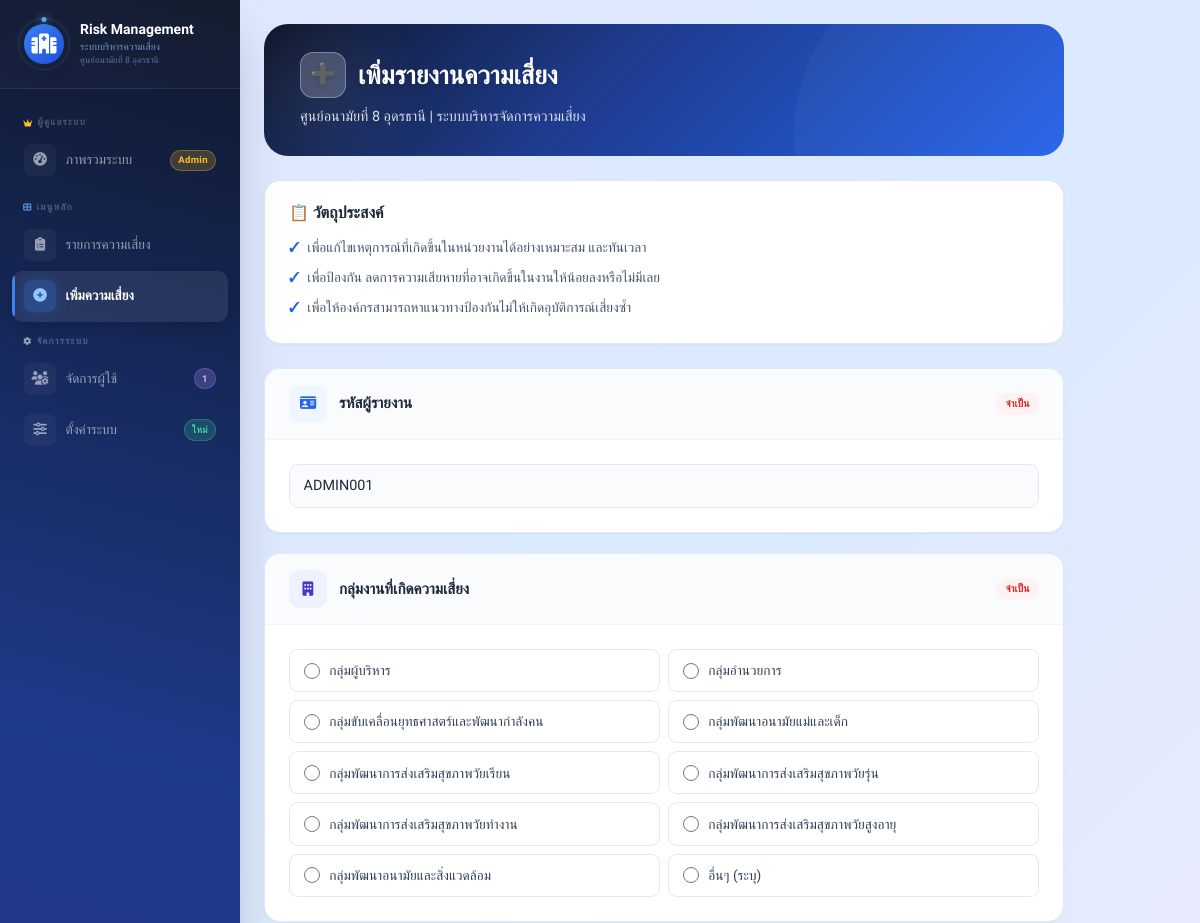
The page /risk_form.php (signed in, upper part) on the database as committed earlier.
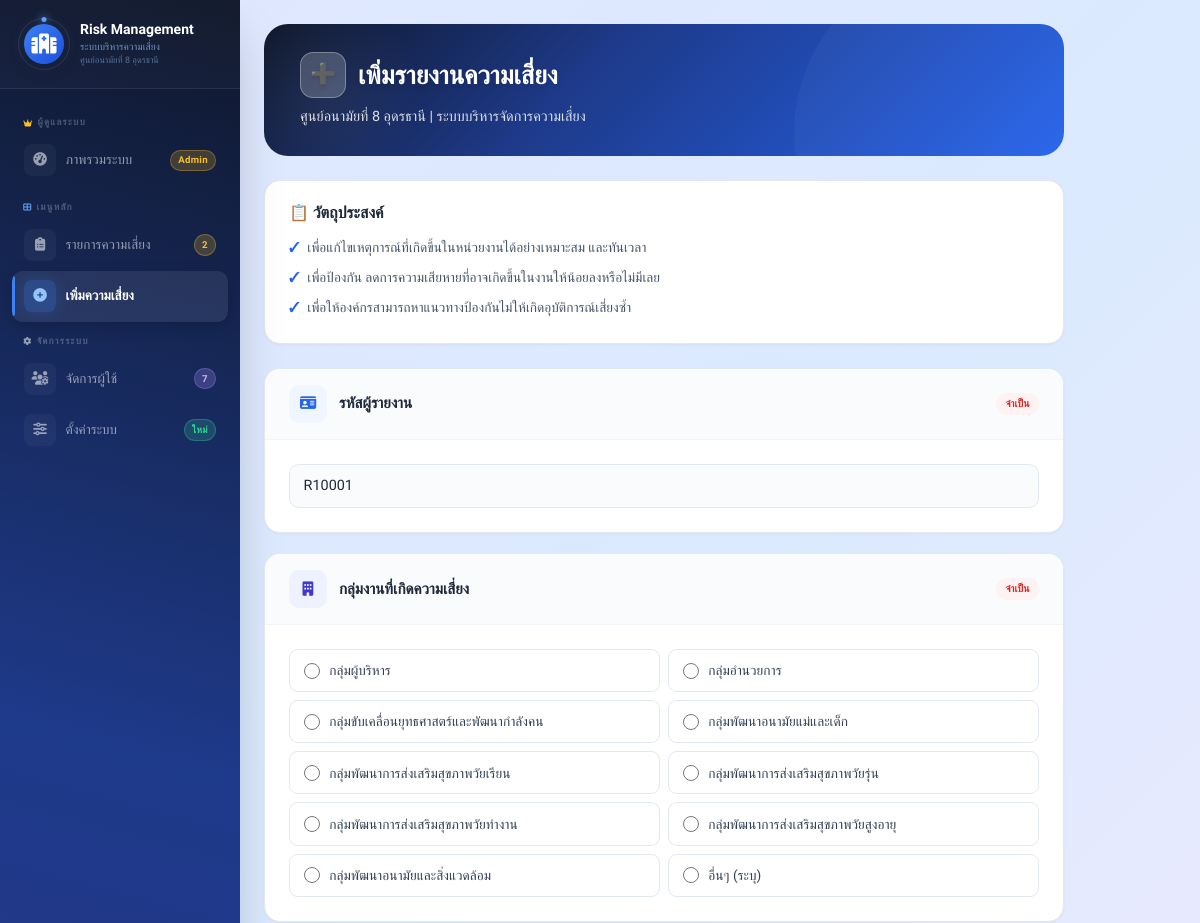
The same page on the database as committed later.
### tables this page shows
CREATE TABLE users (
    id INT AUTO_INCREMENT PRIMARY KEY,
    reporter_code VARCHAR(255) NOT NULL COMMENT 'รหัสผู้รายงาน เช่น R10001',
    username VARCHAR(50) NOT NULL,
    fullname VARCHAR(255) DEFAULT NULL,
    email VARCHAR(100) DEFAULT NULL,
    phone VARCHAR(20) DEFAULT NULL,
    department VARCHAR(255) DEFAULT NULL,
    password VARCHAR(255) NOT NULL,
    role ENUM('admin','user') DEFAULT 'user',
    enabled TINYINT(1) NOT NULL DEFAULT 1 COMMENT '0=ถูกระงับ, 1=ใช้งานได้',
    avatar VARCHAR(255) DEFAULT 'default.png',
    created_at TIMESTAMP DEFAULT CURRENT_TIMESTAMP,
    updated_at TIMESTAMP DEFAULT CURRENT_TIMESTAMP ON UPDATE CURRENT_TIMESTAMP,
    UNIQUE KEY username (username),
    UNIQUE KEY email (email),
    UNIQUE KEY reporter_code (reporter_code)
);

### includes/functions.php (called while the page is built, shortened)
<?php
function isAdmin()
{
    return isset($_SESSION['role']) && $_SESSION['role'] === 'admin';
}

### risk_form.php (the view, shortened to what the changed rows need)
<?php
require_once 'config/db.php';
require_once 'includes/functions.php';
$id = $_GET['id'] ?? null;
$risk = null;
$is_editable = true;
if ($id) {
    $reporter_code = $risk['reporter_code'] ?? '';
} else {
    $stmt = $pdo->prepare("SELECT reporter_code FROM users WHERE id = ?");
    $stmt->execute([$_SESSION['user_id']]);
    $user = $stmt->fetch();
    $reporter_code = $user['reporter_code'] ?? '';
}
?>
<?php include 'includes/header.php'; ?>
<div class="flex h-screen">
    <?php include 'includes/sidebar.php'; ?>
    <div class="flex-1 p-4 md:p-6 overflow-y-auto">
        <div class="form-container">
            <div class="form-header">
                <h2>
                    <span class="icon-circle"><?= $id ? '✏️' : '➕' ?></span>
                    <?= $id ? 'แก้ไขรายงานความเสี่ยง' : 'เพิ่มรายงานความเสี่ยง' ?>
                </h2>
            </div>
            <form id="riskForm" method="POST" action="action.php?action=save_risk">
                <div class="form-card animate-in">
                    <div class="card-body">
                        <input type="text" name="reporter_code" id="reporter_code" value="<?= htmlspecialchars($reporter_code) ?>"
                            class="form-input" placeholder="เช่น R10001 (รหัสผู้รายงาน)" required <?= !$is_editable ? 'disabled' : '' ?>>
                    </div>
                </div>
            </form>
        </div>
    </div>
</div>
<?php include 'includes/footer.php'; ?>

### includes/sidebar.php (shortened to what the changed rows need)
<?php
$current_page = basename($_SERVER['PHP_SELF']);
$is_admin = isAdmin();
function getSystemSettings($pdo) {
    $defaults = [
        'site_name' => 'Risk Management',
        'site_description' => 'ระบบบริหารความเสี่ยง',
        'site_organization' => 'ศูนย์อนามัยที่ 8 อุดรธานี',
        'site_logo' => 'https://upload.wikimedia.org/wikipedia/commons/thumb/a/a4/%E0%B9%82%E0%B8%A5%E0%B9%82%E0%B8%81%E0%B9%89%E0%B8%A8%E0%B8%B9%E0%B8%99%E0%B8%A2%E0%B9%8C%E0%B8%AD%E0%B8%99%E0%B8%B2%E0%B8%A1%E0%B8%B1%E0%B8%A2%E0%B8%97%E0%B8%B5%E0%B9%88_8.png/1920px-%E0%B9%82%E0%B8%A5%E0%B9%82%E0%B8%81%E0%B9%89%E0%B8%A8%E0%B8%B9%E0%B8%99%E0%B8%A2%E0%B9%8C%E0%B8%AD%E0%B8%99%E0%B8%B2%E0%B8%A1%E0%B8%B1%E0%B8%A2%E0%B8%97%E0%B8%B5%E0%B9%88_8.png',
        'sidebar_show_dashboard' => '1',
        'sidebar_show_reports' => '1'
    ];
    try {
        $stmt = $pdo->query("SHOW TABLES LIKE 'system_settings'");
    } catch (Exception $e) {
    }
    return $defaults;
}
$settings = isset($pdo) ? getSystemSettings($pdo) : [
    'site_name' => 'Risk Management',
    'site_description' => 'ระบบบริหารความเสี่ยง',
    'site_organization' => 'ศูนย์อนามัยที่ 8 อุดรธานี',
    'site_logo' => 'https://upload.wikimedia.org/wikipedia/commons/thumb/a/a4/%E0%B9%82%E0%B8%A5%E0%B9%82%E0%B8%81%E0%B9%89%E0%B8%A8%E0%B8%B9%E0%B8%99%E0%B8%A2%E0%B9%8C%E0%B8%AD%E0%B8%99%E0%B8%B2%E0%B8%A1%E0%B8%B1%E0%B8%A2%E0%B8%97%E0%B8%B5%E0%B9%88_8.png/1920px-%E0%B9%82%E0%B8%A5%E0%B9%82%E0%B8%81%E0%B9%89%E0%B8%A8%E0%B8%B9%E0%B8%99%E0%B8%A2%E0%B9%8C%E0%B8%AD%E0%B8%99%E0%B8%B2%E0%B8%A1%E0%B8%B1%E0%B8%A2%E0%B8%97%E0%B8%B5%E0%B9%88_8.png',
    'sidebar_show_dashboard' => '1',
    'sidebar_show_reports' => '1'
];
$site_name = $settings['site_name'];
$pending_risk_count = 0;
if (isset($pdo)) {
    try {
        if ($is_admin) {
            $stmt = $pdo->query("SELECT COUNT(*) FROM risks WHERE status IS NULL OR status = '' OR status = 'ยังไม่ดำเนินการ'");
        } else {
            $stmt = $pdo->prepare("SELECT COUNT(*) FROM risks WHERE user_id = ? AND (status IS NULL OR status = '' OR status = 'ยังไม่ดำเนินการ')");
            $stmt->execute([$_SESSION['user_id']]);
        }
        $pending_risk_count = $stmt->fetchColumn();
    } catch (Exception $e) {
        $pending_risk_count = 0;
    }
}
$user_count = 0;
if ($is_admin && isset($pdo)) {
    try {
        $user_count = $pdo->query("SELECT COUNT(*) FROM users")->fetchColumn();
    } catch (Exception $e) {
        $user_count = 0;
    }
}
function isMenuActive($page, $current_page, $sub_pages = []) {
    if ($current_page == $page) return true;
    return false;
}
?>
<div class="w-60 sidebar-gradient flex flex-col h-full shadow-2xl">
    <div class="px-5 py-5 border-b border-white/[0.08] bg-white/[0.02]">
        <div class="flex items-center gap-3">
            <div class="flex-1 min-w-0">
                <h1 class="text-sm font-bold text-white leading-tight">
                    <?= htmlspecialchars($site_name) ?>
                </h1>
            </div>
        </div>
    </div>
    <nav class="px-3 py-4 flex-1 space-y-0.5 overflow-y-auto scrollbar-thin">
        <div class="nav-section">
            <a href="risks.php" class="menu-item <?= isMenuActive('risks.php', $current_page, ['view_risk.php', 'edit_risk.php']) ? 'active' : '' ?>">
                <div class="menu-content">
                    <span class="menu-text">รายการความเสี่ยง</span>
                    <?php if ($pending_risk_count > 0): ?>
                        <span class="menu-badge menu-badge-pending"><?= number_format($pending_risk_count) ?></span>
                    <?php endif; ?>
                </div>
            </a>
        </div>
        <?php if ($is_admin): ?>
            <div class="nav-section">
                <a href="users.php" class="menu-item <?= isMenuActive('users.php', $current_page, ['user_form.php', 'view_user.php']) ? 'active' : '' ?>">
                    <div class="menu-content">
                        <span class="menu-text">จัดการผู้ใช้</span>
                        <?php if ($user_count > 0): ?>
                            <span class="menu-badge menu-badge-users"><?= number_format($user_count) ?></span>
                        <?php endif; ?>
                    </div>
                </a>
            </div>
        <?php endif; ?>
    </nav>
</div>

Rows that differ between the two databases and show on the page:
changed users: reporter_code "ADMIN001" → "R10001"
Other text that changed with them:
$pending_risk_count: (not shown) → "2"
$user_count: "1" → "7"
